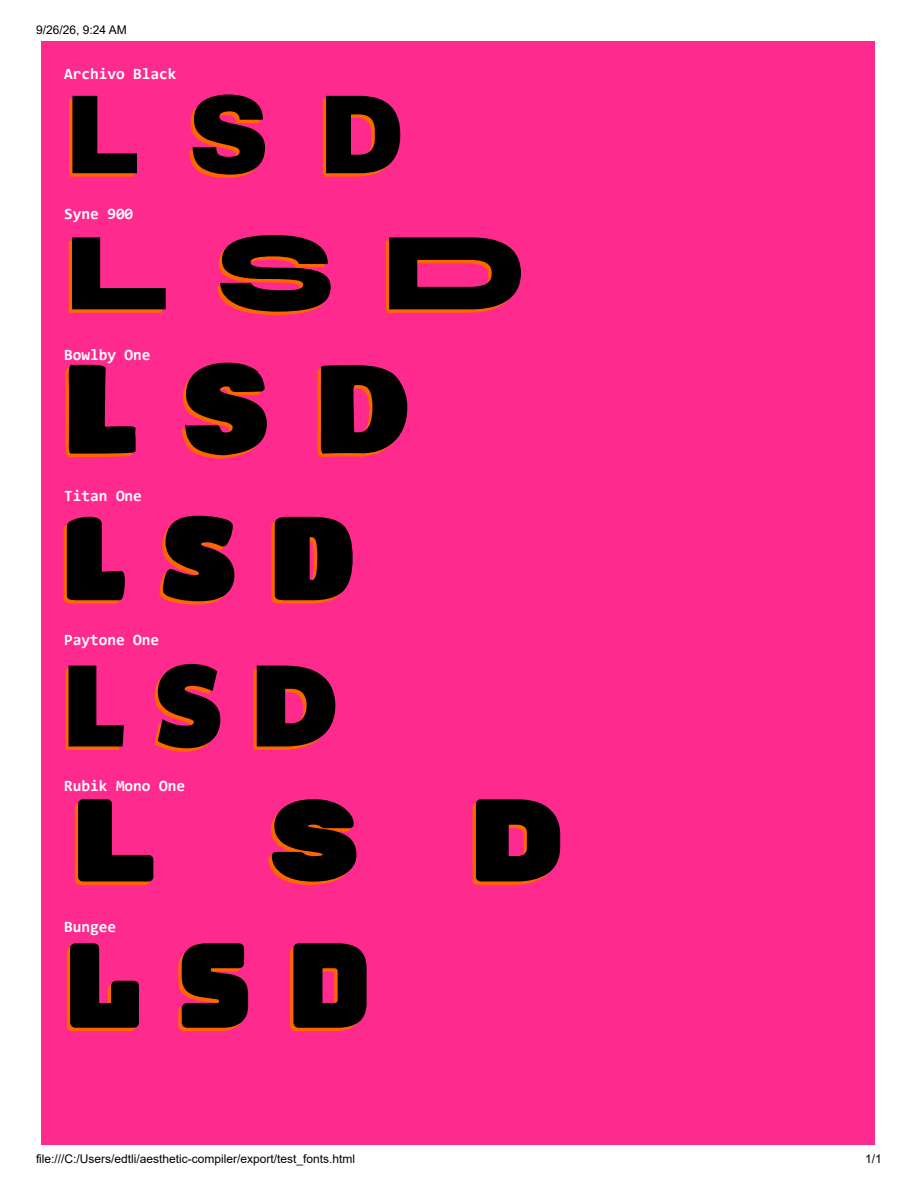

Generate this figure with Python:
from pathlib import Path
import subprocess

html_content = '''<!DOCTYPE html>
<html>
<head>
<link href="https://fonts.googleapis.com/css2?family=Archivo+Black&family=Syne:wght@800;900&family=Bowlby+One&family=Paytone+One&family=Titan+One&family=Rubik+Mono+One&family=Bungee&family=Montserrat:wght@900&display=swap" rel="stylesheet">
<style>
body { background: #ff2a8d; margin: 20px; font-weight: 900; }
.test-row { margin-bottom: 24px; }
.label { font-family: monospace; font-size: 14px; color: #fff; margin-bottom: 4px; }
.lsd { font-size: 100px; line-height: 0.8; color: #000; text-shadow: -3px 3px 0 #ff6600; display: inline-block; letter-spacing: 0.05em; }
</style>
</head>
<body>
<div class="test-row"><div class="label">Archivo Black</div><div class="lsd" style="font-family: 'Archivo Black', sans-serif;">L S D</div></div>
<div class="test-row"><div class="label">Syne 900</div><div class="lsd" style="font-family: 'Syne', sans-serif;">L S D</div></div>
<div class="test-row"><div class="label">Bowlby One</div><div class="lsd" style="font-family: 'Bowlby One', cursive;">L S D</div></div>
<div class="test-row"><div class="label">Titan One</div><div class="lsd" style="font-family: 'Titan One', cursive;">L S D</div></div>
<div class="test-row"><div class="label">Paytone One</div><div class="lsd" style="font-family: 'Paytone One', sans-serif;">L S D</div></div>
<div class="test-row"><div class="label">Rubik Mono One</div><div class="lsd" style="font-family: 'Rubik Mono One', sans-serif;">L S D</div></div>
<div class="test-row"><div class="label">Bungee</div><div class="lsd" style="font-family: 'Bungee', cursive;">L S D</div></div>
</body>
</html>'''

test_file = Path('export/test_fonts.html')
test_file.write_text(html_content, encoding='utf-8')

cmd = [
    r'C:\Program Files\Google\Chrome\Application\chrome.exe',
    '--headless=new',
    '--disable-gpu',
    f'--print-to-pdf={Path("export/test_fonts.pdf").resolve()}',
    str(test_file.resolve())
]
subprocess.run(cmd, check=True)

import pypdfium2 as pdfium
pdf = pdfium.PdfDocument('export/test_fonts.pdf')
pdf[0].render(scale=1.5).to_pil().save('export/test_fonts.png')
print('Rendered font test!')
